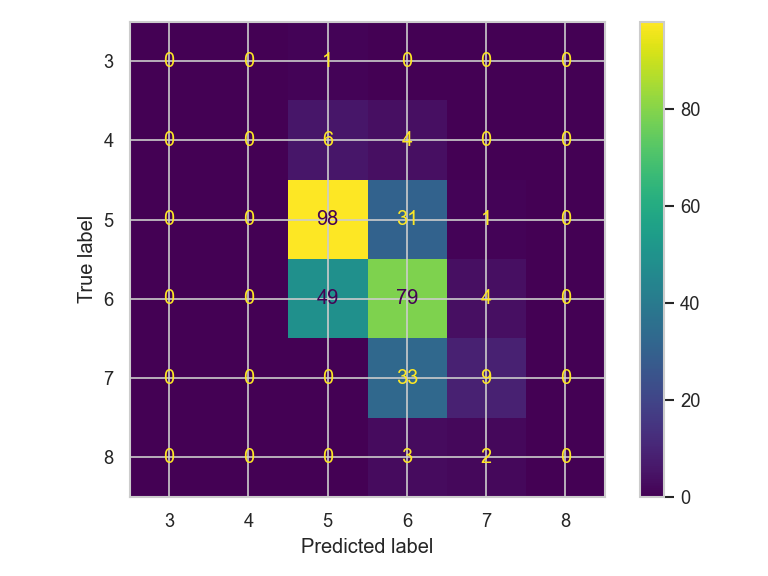

Reproduce this figure in Python.
import pandas as pd 
from sklearn.model_selection import train_test_split
from sklearn.ensemble import RandomForestClassifier
import matplotlib.pyplot as plt
import seaborn as sns
from sklearn.metrics import accuracy_score
import numpy as np
# Set random seed
seed = 42

################################
########## DATA PREP ###########
################################

# Load in the data
df = pd.read_csv("wine_quality.csv")

# Split into train and test sections
X = df.drop('quality',axis = 1)
y = df.quality
X_train, X_test, y_train, y_test = train_test_split(X, y, test_size=0.2, random_state=seed)

#################################
########## MODELLING ############
#################################

# Fit a model on the train section
regr = RandomForestClassifier(max_depth=6, random_state=seed)
regr.fit(X_train, y_train)

# Report training set score
predictions = regr.predict(X_test)
train_score = accuracy_score(predictions,y_test) * 100

# Write scores to a file
with open("metrics.txt", 'w') as outfile:
        outfile.write("Accuracy of the Model is: %2.1f%%\n" % train_score)
        


##########################################
############ PLOT CONFUSION MATRIX #############
##########################################

from sklearn.metrics import plot_confusion_matrix
plot_confusion_matrix(regr,X_test,y_test)
plt.show()
plt.tight_layout()
plt.savefig("confusion_matrix.png",dpi=120)
plt.close()
